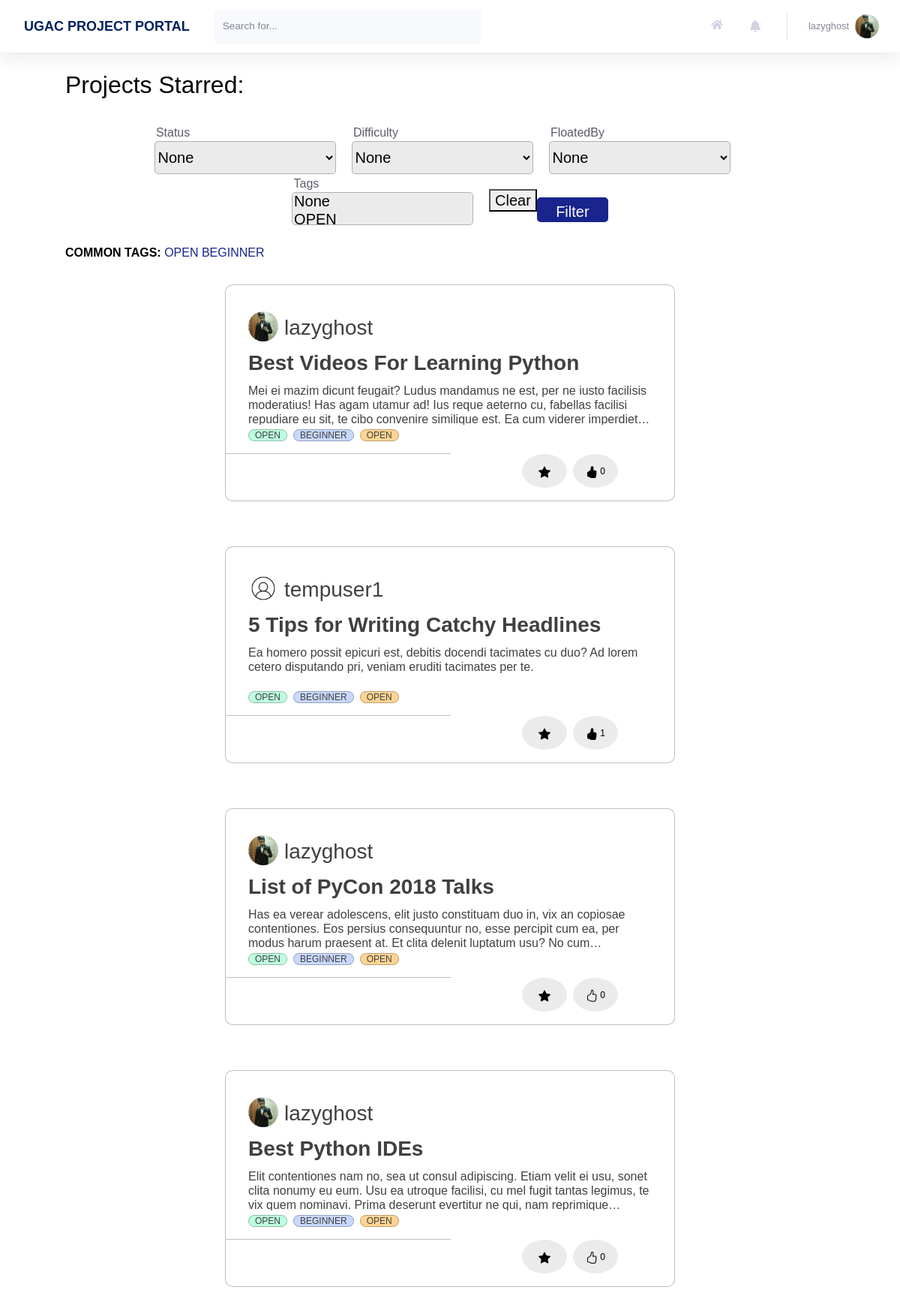
/profile/projects/view/ (signed in), run on an earlier commit of the app's database.
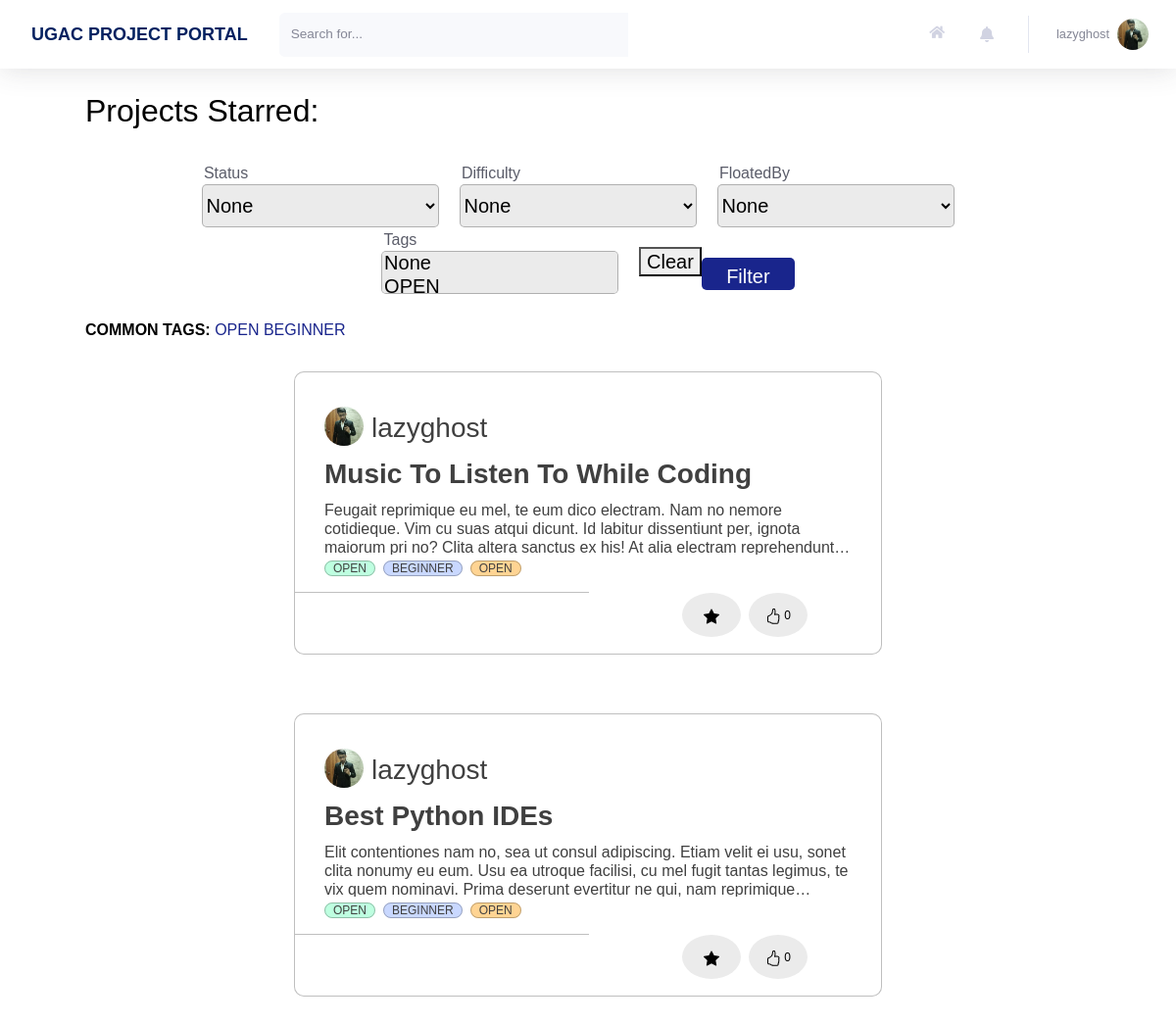
And on a later commit of the database.
### home/models.py (models this page shows, shortened)
class Tag(models.Model):
    Title = models.CharField(max_length=20)
    def __str__(self):
        return f"{self.Title}"

class Project(models.Model):
    Title = models.CharField(max_length=30)
    Description = models.TextField()
    FloatedBy = models.ForeignKey(User, on_delete=models.CASCADE,related_name="FloatedBy")
    Mentors = models.ManyToManyField(User,related_name='Mentors')
    Status = models.CharField(max_length=10, choices=STATUS_CHOICES, default='Open')
    OpenedFor = models.CharField(max_length=300)
    Difficulty = models.CharField(max_length=15, choices=DIFFICULTY_CHOICES, default='Beginner')
    PreRequisite = models.TextField()
    Tags = models.ManyToManyField(Tag, related_name='Tags')
    Duration = models.CharField(max_length=30)
    DatePosted = models.DateTimeField(default = timezone.now)
    SelectionCriteria = models.TextField()
    MailNotification = models.CharField(max_length=5, choices=NOTIFICATION_CHOICES,default='On')
    ApplyRequest = models.ManyToManyField(User, related_name='ApplyRequest', blank = True)
    AlreadyApplied = models.ManyToManyField(User, related_name='AlreadyApplied', blank = True)
    Likes = models.IntegerField(default=0)

### users/models.py (models this page shows, shortened)
class Profile(models.Model):
    user = models.OneToOneField(User, on_delete=models.CASCADE)
    image = models.ImageField(default = 'default.jpg', upload_to='profile_pics', blank=True)
    rollno = models.CharField(max_length=10)
    year = models.CharField(max_length=30, choices = YEAR_CHOICES)
    branch = models.CharField(max_length=30, choices = BRANCH_CHOICES)
    techskills = models.TextField()
    starred_projects = models.ManyToManyField(Project, related_name='starred_projects', blank = True)
    liked_projects = models.ManyToManyField(Project, related_name='liked_projects', blank = True)
    cv = models.FileField(blank = True, upload_to='resumes')

### users/views.py (the view)
# urls.py: path('projects/view/', views.projects_view, name = 'projects-view'),
@login_required
def projects_view(request):
    view = request.GET.get('view')
    all_projects = Project.objects.all()
    if view == "applied":
        req_projects = all_projects.filter(AlreadyApplied = request.user)
        title = 'Projects Applied'
        heading = "Projects Applied For:"
    elif view == "requested":
        req_projects = all_projects.filter(ApplyRequest = request.user)
        title = 'Projects Requested'
        heading = "Projects Requested:"
    elif view == "floated":
        req_projects = all_projects.filter(FloatedBy = request.user)
        title = 'Projects Floated'
        heading = "Projects Floated:"
    else:
        req_projects = request.user.profile.starred_projects.all()
        title = 'Projects Starred'
        heading = "Projects Starred:"
    req_projects = req_projects.order_by('-DatePosted')
    projects = get_filtered_projects(request, req_projects)
    projects = get_paginated_projects(request, projects)
    projects_id = get_projects_id(request)
    common_tags = get_most_common_tags(5)
    context = {
        'title': title,
        'users':User.objects.all(),
        'tags': Tag.objects.all(),
        'users_html':serialize("json", User.objects.all()),
        'tags_html':serialize("json", Tag.objects.all()),
        'projects': projects,
        'projects_id': projects_id,
        'notifications': Notification.objects.filter(user = request.user).order_by('-time'),
        'common_tags':common_tags,
        'heading': heading
    }
    return render(request, 'users/projects_view.html', context)

### functions.py (called while the page is built)
def get_filtered_projects(request, all_projects):
    myFilter = ProjectFilter(request.GET,queryset=all_projects)
    filtered_projects= myFilter.qs
    return filtered_projects

def get_most_common_tags(size):
    projects = Project.objects.all()
    tags = []
    for project in projects:
        project_tags = project.Tags.all()
        for project_tag in project_tags:
            tags.append(project_tag)
    return [x for x in Counter(tags)][:size]

def get_paginated_projects(request, projects):
    page = request.GET.get('page', 1)
    paginator = Paginator(projects, 6)
    try:
        paginated_projects = paginator.page(page)
    except PageNotAnInteger:
        paginated_projects = paginator.page(1)
    except EmptyPage:
        paginated_projects = paginator.page(paginator.num_pages)
    return paginated_projects

### users/templates/users/projects_view.html (shortened to what this page needs)
{% extends 'home/main.html' %}
{% load crispy_forms_tags %}
{% block headingBlock %}
<h2>{{ heading }}</h2>
{% endblock headingBlock %}

### home/templates/home/main.html (shortened to what the changed rows need)
{% extends 'home/base.html' %}
{% load static %}
{% load crispy_forms_tags %}
{% block customStylesheets %}
<link rel="stylesheet" type="text/css" href="{% static 'home/main.css' %}">
{% endblock customStylesheets %}
{% block content %}
{% block mainContentBlock %}
<div class="project_cards">
    {% block headingBlock %}{% endblock headingBlock %}
    <br>
    {% block filterBlock %}
        <br>
    {% endblock filterBlock %}
    {% block tagsBlock %}
        <div>
            <b> COMMON TAGS: </b>
            {% for tag in common_tags %}
                <a href="/?Tags={{tag.id}}">{{ tag }}</a>
            {% endfor %}
        </div>
    {% endblock tagsBlock %}
    {% block allProjectsBlock %}
    <div class="justify-content-center" style="display: flex; flex-wrap: wrap;" id="all-projects">
        {% for project in projects %}
            <div id="projectNumber{{ project.id }}">
                <div class = "blog-container" style="flex: 1 0 45%; margin: 30px; width: 600px; height: 289px; max-width: 600px;">
                    <div class="blog-header" style="display: flex; flex-wrap: wrap;">
                        <div class="blog-author--no-cover" style="background:url('{{project.FloatedBy.profile.image.url}}');background-size: cover; border-radius: 50%; display: inline-block;height: 40px;margin-right: 0.5rem;background-position: center;top: 8px;width: 40px; top: 27px; left: 28px; margin-top: 5px; ">
                        </div>
                        <span style="flex: 1 0 45%; ">
                            <h3 style="margin-top: 10px; color:#858796;"><a href="{% url 'profile' project.FloatedBy.id %}">{{project.FloatedBy}}</a></h3>
                        </span>
                    </div>
                    <div class="blog-body">
                        <div class="blog-title demo-a">
                            <h1><a href="/project/?project_id={{project.id}}">{{ project.Title }}</a></h1>
                        </div>
                        <div class="blog-summary demo-2">
                            <p>{{project.Description}}</p>
                        </div>
                        <div class="blog-tags">
                            <ul>
                                <li><a href="/?Status={{project.Status}}">{{project.Status}}</a></li>
                                <li><a href="/?Difficulty={{project.Difficulty}}">{{project.Difficulty}}</a></li>
                                {% for tag in project.Tags.all %}
                                    {% if forloop.counter <= 4 %}
                                        <li>
                                            <a href="/?Tags={{tag.id}}">{{ tag }}</a>
                                        </li>
                                    {% endif %}
                                {% endfor %}
                            </ul>
                        </div>
                    </div>
                    <hr style="width: 300px; border-top: 1px solid rgba(0, 0, 0, 0.25); margin-left: 0px; margin-bottom: 0px;">
                    <div class="blog-footer">
                        <ul>
                            <li>
                                {% if project.id not in projects_id.4 %}
                                    <button class="btn btn-primary btn-user btn-block task" style="margin-left: 430px; width: 60px;" task = "Star" project_id={{project.id}} page_number={{projects.number}}>
                                        <svg xmlns="http://www.w3.org/2000/svg" width="16" height="16" fill="currentColor" class="bi bi-star" viewBox="0 0 16 16">
                                            <path d="M2.866 14.85c-.078.444.36.791.746.593l4.39-2.256 4.389 2.256c.386.198.824-.149.746-.592l-.83-4.73 3.522-3.356c.33-.314.16-.888-.282-.95l-4.898-.696L8.465.792a.513.513 0 0 0-.927 0L5.354 5.12l-4.898.696c-.441.062-.612.636-.283.95l3.523 3.356-.83 4.73zm4.905-2.767-3.686 1.894.694-3.957a.565.565 0 0 0-.163-.505L1.71 6.745l4.052-.576a.525.525 0 0 0 .393-.288L8 2.223l1.847 3.658a.525.525 0 0 0 .393.288l4.052.575-2.906 2.77a.565.565 0 0 0-.163.506l.694 3.957-3.686-1.894a.503.503 0 0 0-.461 0z" />
                                        </svg>
                                    </button>
                                {% else %}
                                    <button class="btn btn-primary btn-user btn-block task" style="margin-left: 430px; width: 60px;" task = "Unstar" project_id={{project.id}} page_number={{projects.number}}>
                                    </button>
                                {% endif %}
                            </li>
                            <li>
                                {% if project.id not in projects_id.1 %}
                                    <button class="btn btn-primary btn-user btn-block task" style="margin-right: 75px; width: 60px;" task = "Like" project_id={{project.id}} page_number={{projects.number}}>
                                    {{project.Likes}}
                                    </button>
                                {% else %}
                                    <button class="btn btn-primary btn-user btn-block task" style="margin-right: 75px; width: 60px;" task = "Unlike" project_id={{project.id}} page_number={{projects.number}}>
                                    {{project.Likes}}
                                    </button>
                                {% endif %}
                            </li>
                        </ul>
                    </div>
                </div>
            </div>
        {% endfor %}
    </div>
    {% endblock allProjectsBlock %}
    {% endblock mainContentBlock %}
    {% endblock content %}

What changed in the data, as far as the page shows it:
no longer on this page (row edited): Project: FloatedBy.profile.image (picture), FloatedBy "lazyghost", Title "Best Videos For Learning Python", Description "Mei ei mazim dicunt feugait? Ludus mandamus ne est, per ne iusto facilisis moderatius! Has agam utamur ad! Ius reque aeterno cu, fabellas facilisi repudiare eu sit, te cibo convenire similique est. Ea cum viderer…", Status "OPEN", Difficulty "BEGINNER", Likes "0", Tag (Title "OPEN")
no longer on this page (row unchanged): Project: FloatedBy.profile.image (placeholder picture), FloatedBy "tempuser1", Title "5 Tips for Writing Catchy Headlines", Description "Ea homero possit epicuri est, debitis docendi tacimates cu duo? Ad lorem cetero disputando pri, veniam eruditi tacimates per te.", Status "OPEN", Difficulty "BEGINNER", Likes "1", Tag (Title "OPEN")
no longer on this page (row unchanged): Project: FloatedBy.profile.image (picture), FloatedBy "lazyghost", Title "List of PyCon 2018 Talks", Description "Has ea verear adolescens, elit justo constituam duo in, vix an copiosae contentiones. Eos persius consequuntur no, esse percipit cum ea, per modus harum praesent at. Et clita delenit luptatum usu? No…", Status "OPEN", Difficulty "BEGINNER", Likes "0", Tag (Title "OPEN")
now on this page (row unchanged): Project: FloatedBy.profile.image (picture), FloatedBy "lazyghost", Title "Music To Listen To While Coding", Description "Feugait reprimique eu mel, te eum dico electram. Nam no nemore cotidieque. Vim cu suas atqui dicunt. Id labitur dissentiunt per, ignota maiorum pri no? Clita altera sanctus ex his! At alia electram…", Status "OPEN", Difficulty "BEGINNER", Likes "0", Tag (Title "OPEN")
